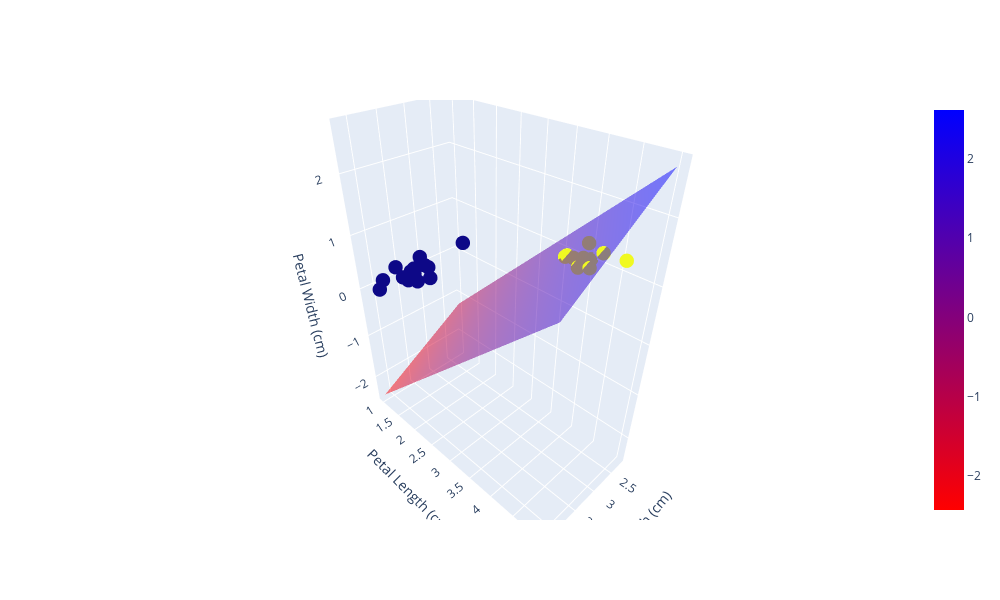

Notebook code for this chart:
### Markdown cell above
## 9. Hyperplane Test Data Visualization

### Code cell
x_grid, y_grid = np.meshgrid(np.linspace(X_test[:, 0].min(), X_test[:, 0].max(), 100),
                             np.linspace(X_test[:, 1].min(), X_test[:, 1].max(), 100))
z_grid = np.zeros_like(x_grid)


for i in range(len(x_grid)):
    for j in range(len(y_grid)):
        z_grid[i, j] = model.decision_function([[x_grid[i, j], y_grid[i, j], 0]])


fig = go.Figure()


fig.add_trace(go.Scatter3d(x=X_test[:, 0], y=X_test[:, 1], z=X_test[:, 2], mode='markers',
                           marker=dict(size=5, color=y_test), name='Dados de Treinamento'))


fig.add_trace(go.Surface(z=z_grid, x=x_grid, y=y_grid, opacity=0.5, colorscale='Bluered_r'))

fig.update_layout(scene=dict(xaxis_title='Sepal Width (cm)',
                             yaxis_title='Petal Length (cm)',
                             zaxis_title='Petal Width (cm)'))

fig.update_layout(width=1000, height=600)

fig.show()

### Figure 1 — Plotly figure (JSON) as saved in the notebook; plotly's stock layout.template omitted (floating-point values rounded to 4 significant figures; data arrays with more than 128 entries replaced by an {"elided": "..."} marker saying what was removed)
{"data": [{"marker": {"color": [0, 0, 1, 1, 0, 0, 0, 1, 0, 0, 0, 1, 1, 1, 0, 0, 0, 1, 1, 0, 1, 1, 0, 0, 1], "size": 5}, "mode": "markers", "name": "Dados de Treinamento", "type": "scatter3d", "x": [3.2, 4, 2.3, 2.8, 4.2, 3.5, 2.3, 3, 3.5, 3.8, 3.2, 3.3, 3.1, 2.7, 3.8, 3.5, 3.6, 2.7, 3, 3.7, 3.2, 2.5, 3.5, 3.4, 2.2], "y": [1.3, 1.2, 4, 4, 1.4, 1.4, 1.3, 5, 1.3, 1.5, 1.4, 4.7, 4.4, 4.2, 1.9, 1.6, 1, 3.9, 4.5, 1.5, 4.8, 3.9, 1.4, 1.7, 4], "z": [0.2, 0.2, 1.3, 1.3, 0.2, 0.3, 0.3, 1.7, 0.2, 0.3, 0.2, 1.6, 1.4, 1.3, 0.4, 0.6, 0.2, 1.2, 1.5, 0.2, 1.8, 1.1, 0.2, 0.2, 1]}, {"colorscale": [[0, "rgb(255,0,0)"], [1, "rgb(0,0,255)"]], "opacity": 0.5, "type": "surface", "x": {"elided": "100x100 float values"}, "y": {"elided": "100x100 float values"}, "z": {"elided": "100x100 float values"}}], "layout": {"height": 600, "scene": {"xaxis": {"title": {"text": "Sepal Width (cm)"}}, "yaxis": {"title": {"text": "Petal Length (cm)"}}, "zaxis": {"title": {"text": "Petal Width (cm)"}}}, "width": 1000}}
